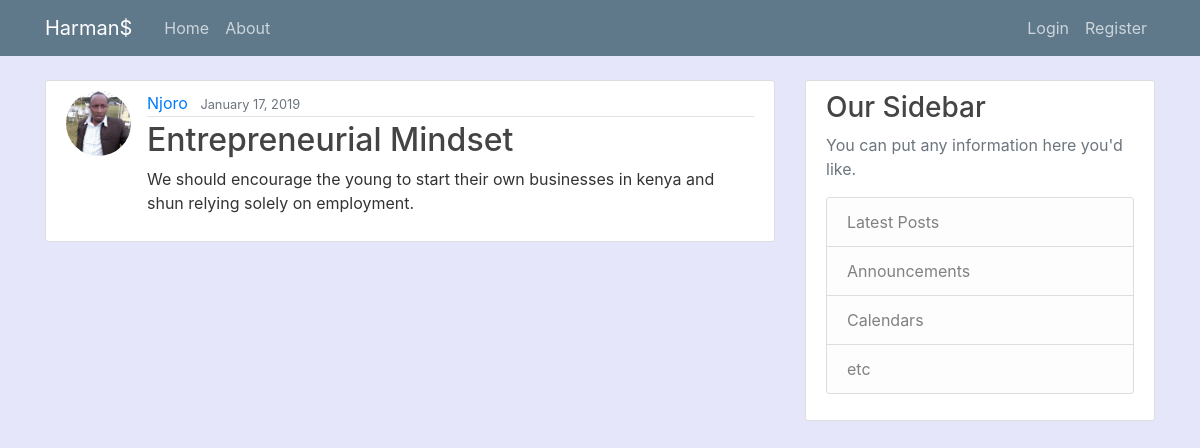
The page /post/13/ on the database its author committed.
### blog/models.py (models this page shows, shortened)
class Post(models.Model):
	title = models.CharField(max_length=100)
	content = models.TextField()
	date_posted = models.DateTimeField(default=timezone.now)
	author = models.ForeignKey(User, on_delete=models.CASCADE)

### users/models.py (models this page shows, shortened)
class Profile(models.Model):
	user = models.OneToOneField(User, on_delete=models.CASCADE)
	image = models.ImageField(default='default.jpg', upload_to='profile_pics')

### blog/views.py (the view)
# urls.py: path('post/<int:pk>/', PostDetailView.as_view(), name='post-detail'),
class PostDetailView(DetailView):
	model = Post

### blog/templates/blog/post_detail.html (shortened to what this page needs)
{% extends "blog/base.html" %}
{% block content %}
  <article class="media content-section">
    <img class="rounded-circle article-img" src="{{ post.author.profile.image.url }}">
			<div class="media-body">
  			<div class="article-metadata">
   			 	<a class="mr-2" href=" {% url 'user-posts' object.author.username %} ">{{ object.author }}</a>
    				<small class="text-muted">{{ object.date_posted|date:"F d, Y" }}</small>
  			</div>
  			<h2 class="article-title" > {{ object.title }} </h2>
  			<p class="article-content">{{ object.content }}</p>
			</div>
	</article>
{% endblock content %}

### blog/static/blog/main.css (style rules this page uses)
body { background: #fafafa; color: #333333; margin-top: 5rem; }
h1, h2, h3, h4, h5, h6 { color: #444444; }
.content-section { background: #ffffff; padding: 10px 20px; border: 1px solid #dddddd; border-radius: 3px; margin-bottom: 20px; }
.article-title { color: #444444; }
.article-content { white-space: pre-line; }
.article-img { height: 65px; width: 65px; margin-right: 16px; }
.article-metadata { padding-bottom: 1px; margin-bottom: 4px; border-bottom: 1px solid #e3e3e3 }

### rows shown on the page
Post: author.profile.image (picture), author "Njoro", date_posted "January 17, 2019", title "Entrepreneurial Mindset", content "We should encourage the young to start their own businesses in kenya and shun relying solely on employment."
